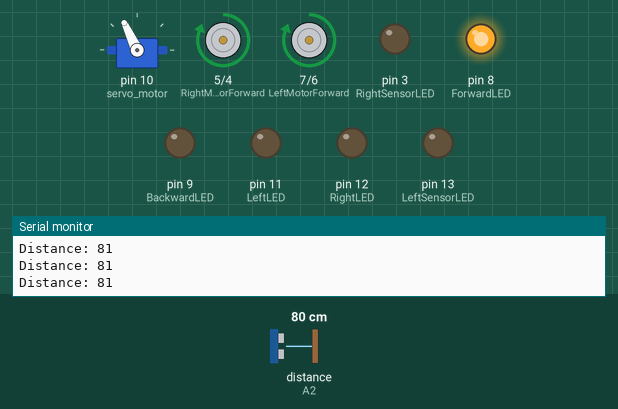
This sketch was run on a simulated Arduino Uno, built with avr-gcc and run on an emulated ATmega328P. Parts: servo, motor-driver pin pairs drawn as motors (green arrow = first pin HIGH = forward, orange = second pin HIGH = backward, longer = more drive), output pins drawn as LEDs (lit = HIGH), the last lines printed to the serial monitor. The inputs (shaded band) are chosen by the test bench; at power-on: distance to the obstacle (sensor on A2) 80 cm. The echo pulse lasts 58.3 µs per cm.

Above: at 3.3 s.
3.4 s: distance to the obstacle (sensor on A2) set to 49 cm
6.4 s: distance to the obstacle (sensor on A2) set to 40 cm
At 8.3 s:
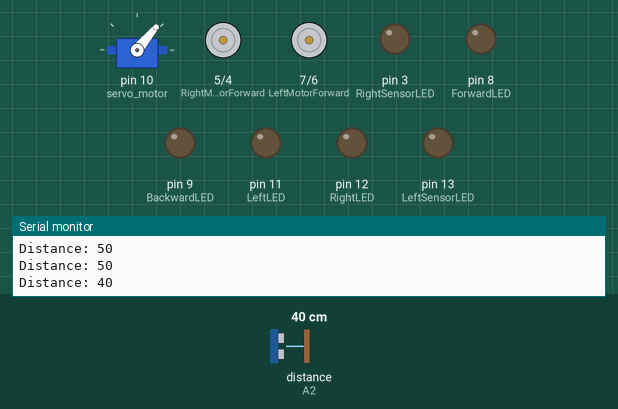
9.4 s: distance to the obstacle (sensor on A2) set to 60 cm
At 10.34 s:
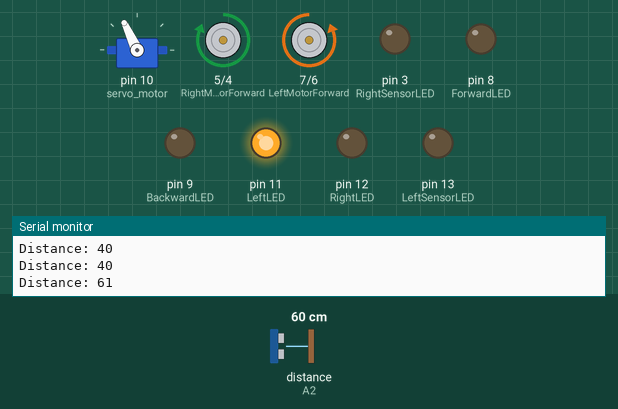
11.9 s: distance to the obstacle (sensor on A2) set to 2 cm
At 14.8 s:
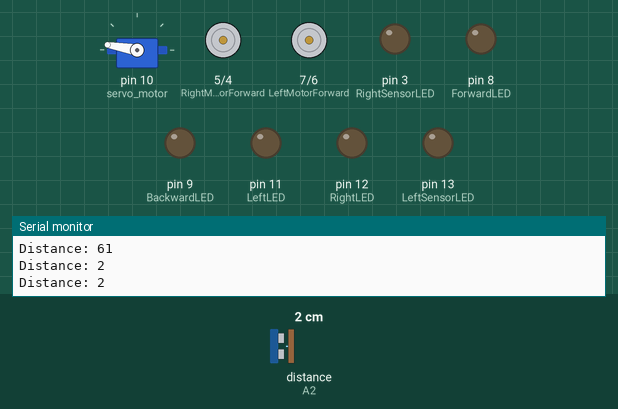
14.9 s: distance to the obstacle (sensor on A2) set to 120 cm
At 15.45 s:
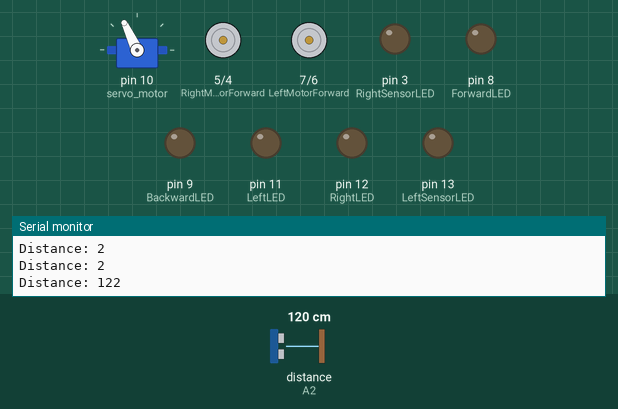
Timing chart, 0 to 17.9 s (numbered marks = the images above; inputs shaded):
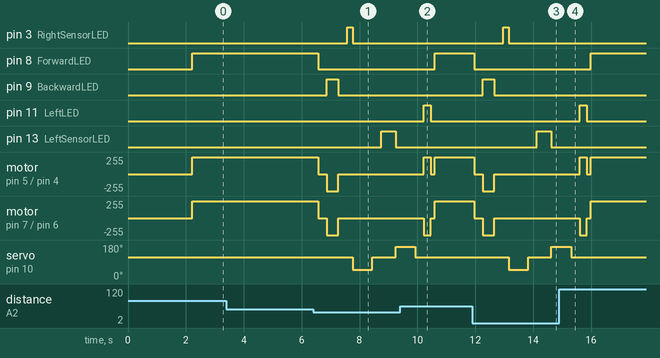

The sketch:

new_CarCode.ino
```cpp
#include <Servo.h>          // Servo motor library for controlling the servo motor
#include <NewPing.h>         // Ultrasonic sensor library for distance measurement

// Define motor control pins for L298N motor driver
const int LeftMotorForward = 7;
const int LeftMotorBackward = 6;
const int RightMotorForward = 5;
const int RightMotorBackward = 4;

// LED pins for direction indication
const int ForwardLED = 8;
const int BackwardLED = 9;
const int LeftLED = 11;
const int RightLED = 12;
const int LeftSensorLED = 13;
const int RightSensorLED = 3;

// Ultrasonic sensor pins
#define trig_pin A1 // Trigger pin for ultrasonic sensor
#define echo_pin A2 // Echo pin for ultrasonic sensor
#define maximum_distance 200

// Global variables
boolean goesForward = false;
int distance = 100;
NewPing sonar(trig_pin, echo_pin, maximum_distance); // Create an object to control the ultrasonic sensor
Servo servo_motor; // Servo motor object

void setup() {
  Serial.begin(9600); // Start serial monitor for debugging

  // Set motor pins as outputs
  pinMode(RightMotorForward, OUTPUT);
  pinMode(LeftMotorForward, OUTPUT);
  pinMode(LeftMotorBackward, OUTPUT);
  pinMode(RightMotorBackward, OUTPUT);

  // Set LED pins as outputs
  pinMode(ForwardLED, OUTPUT);
  pinMode(BackwardLED, OUTPUT);
  pinMode(LeftLED, OUTPUT);
  pinMode(RightLED, OUTPUT);
  pinMode(LeftSensorLED, OUTPUT);
  pinMode(RightSensorLED, OUTPUT);

  // Attach and center the servo motor
  servo_motor.attach(10); // Attach the servo to pin 10
  servo_motor.write(115); // Center position
  delay(2000);

  // Initial distance measurement
  distance = readPing();
  delay(100);
}

void loop() {
  int distanceRight = 0;
  int distanceLeft = 0;
  delay(50);

  if (distance <= 45) { // Obstacle detected within 45 cm
    moveStop();
    delay(300);
    moveBackward();
    delay(400);
    moveStop();
    delay(300);

    // Check distances on right and left
    distanceRight = lookRight();
    delay(300);
    distanceLeft = lookLeft();
    delay(300);

    // Decide direction based on sensor readings
    if (distanceRight >= distanceLeft) {
      turnRight();
    } else {
      turnLeft();
    }
    moveStop();
  } else {
    moveForward();
  }

  distance = readPing(); // Update distance reading
}

int lookRight() {
  digitalWrite(RightSensorLED, HIGH); // Turn on right indicator LED
  delay(200);
  digitalWrite(RightSensorLED, LOW);

  servo_motor.write(50); // Rotate servo to the right
  delay(500);

  int distance = readPing(); // Read distance on the right
  delay(100);

  servo_motor.write(115); // Reset servo to center
  return distance;
}

int lookLeft() {
  digitalWrite(LeftSensorLED, HIGH); // Turn on left indicator LED
  delay(500);
  digitalWrite(LeftSensorLED, LOW);

  servo_motor.write(170); // Rotate servo to the left
  delay(500);

  int distance = readPing(); // Read distance on the left
  delay(100);

  servo_motor.write(115); // Reset servo to center
  return distance;
}

int readPing() {
  delay(70);
  int cm = sonar.ping_cm(); // Get distance in cm
  if (cm == 0) {
    cm = 250; // Set max value if no object detected
  }
  Serial.print("Distance: ");
  Serial.println(cm);
  return cm;
}

void moveStop() {
  digitalWrite(RightMotorForward, LOW);
  digitalWrite(LeftMotorForward, LOW);
  digitalWrite(RightMotorBackward, LOW);
  digitalWrite(LeftMotorBackward, LOW);

  digitalWrite(ForwardLED, LOW);
  digitalWrite(BackwardLED, LOW);
  digitalWrite(LeftLED, LOW);
  digitalWrite(RightLED, LOW);
  digitalWrite(LeftSensorLED, LOW);
  digitalWrite(RightSensorLED, LOW);
}

void moveForward() {
  if (!goesForward) {
    goesForward = true;
    digitalWrite(LeftMotorForward, HIGH);
    digitalWrite(RightMotorForward, HIGH);
    digitalWrite(LeftMotorBackward, LOW);
    digitalWrite(RightMotorBackward, LOW);

    digitalWrite(ForwardLED, HIGH); // Turn on forward indicator LED
  }
}

void moveBackward() {
  goesForward = false;
  digitalWrite(LeftMotorBackward, HIGH);
  digitalWrite(RightMotorBackward, HIGH);
  digitalWrite(LeftMotorForward, LOW);
  digitalWrite(RightMotorForward, LOW);

  digitalWrite(BackwardLED, HIGH); // Turn on backward indicator LED
}

void turnRight() {
  digitalWrite(RightLED, HIGH); // Turn on right indicator LED
  digitalWrite(LeftMotorForward, HIGH);
  digitalWrite(RightMotorBackward, HIGH);
  digitalWrite(LeftMotorBackward, LOW);
  digitalWrite(RightMotorForward, LOW);
  delay(250);

  digitalWrite(LeftMotorForward, HIGH);
  digitalWrite(RightMotorForward, HIGH);
  digitalWrite(LeftMotorBackward, LOW);
  digitalWrite(RightMotorBackward, LOW);
}

void turnLeft() {
  digitalWrite(LeftLED, HIGH); // Turn on left indicator LED
  digitalWrite(LeftMotorBackward, HIGH);
  digitalWrite(RightMotorForward, HIGH);
  digitalWrite(LeftMotorForward, LOW);
  digitalWrite(RightMotorBackward, LOW);
  delay(250);

  digitalWrite(LeftMotorForward, HIGH);
  digitalWrite(RightMotorForward, HIGH);
  digitalWrite(LeftMotorBackward, LOW);
  digitalWrite(RightMotorBackward, LOW);
}
```

Measured:
- the behaviour switches between 45 and 44 cm on distance to the obstacle (sensor on A2) (found by bisection; images 0 and 1)
- after the input at 6.4 s, pin 3 (RightSensorLED): LOW → HIGH after 1.2 s, → LOW 0.20 s later; pin 8 (ForwardLED): HIGH → LOW after 0.17 s
- after the input at 9.4 s, pin 3 (RightSensorLED): stays LOW (without the input it goes to HIGH after 2.2 s); pin 8 (ForwardLED): LOW → HIGH after 1.2 s
- after the input at 11.9 s, pin 3 (RightSensorLED): LOW → HIGH after 1.1 s, → LOW 0.20 s later; pin 8 (ForwardLED): HIGH → LOW after 0.06 s
- after the input at 14.9 s, pin 3 (RightSensorLED): stays LOW (without the input it goes to HIGH after 2.1 s); pin 8 (ForwardLED): LOW → HIGH after 1.1 s
